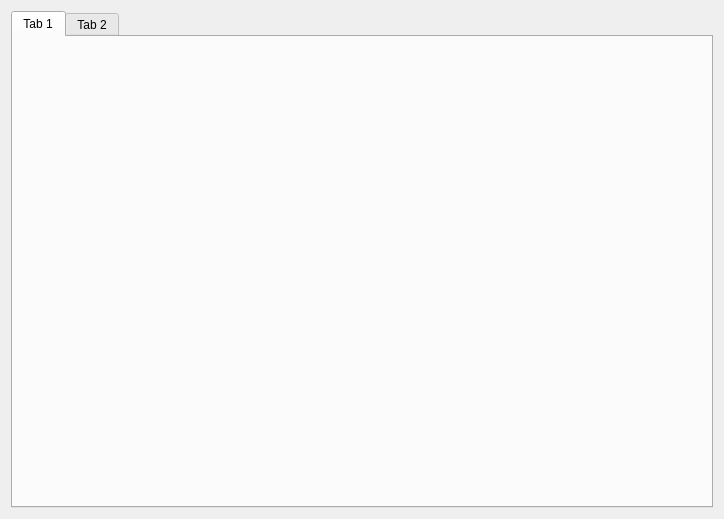
<?xml version="1.0" encoding="UTF-8"?>
<ui version="4.0">
 <class>MainWidget</class>
 <widget class="QWidget" name="MainWidget">
  <property name="geometry">
   <rect>
    <x>0</x>
    <y>0</y>
    <width>724</width>
    <height>519</height>
   </rect>
  </property>
  <property name="windowTitle">
   <string>MainWidget</string>
  </property>
  <layout class="QVBoxLayout" name="verticalLayout">
   <item>
    <widget class="QTabWidget" name="tabWidget">
     <property name="currentIndex">
      <number>0</number>
     </property>
     <widget class="QWidget" name="pTab1">
      <attribute name="title">
       <string>Tab 1</string>
      </attribute>
     </widget>
     <widget class="QWidget" name="pTab2">
      <attribute name="title">
       <string>Tab 2</string>
      </attribute>
     </widget>
    </widget>
   </item>
  </layout>
 </widget>
 <resources/>
 <connections/>
</ui>
